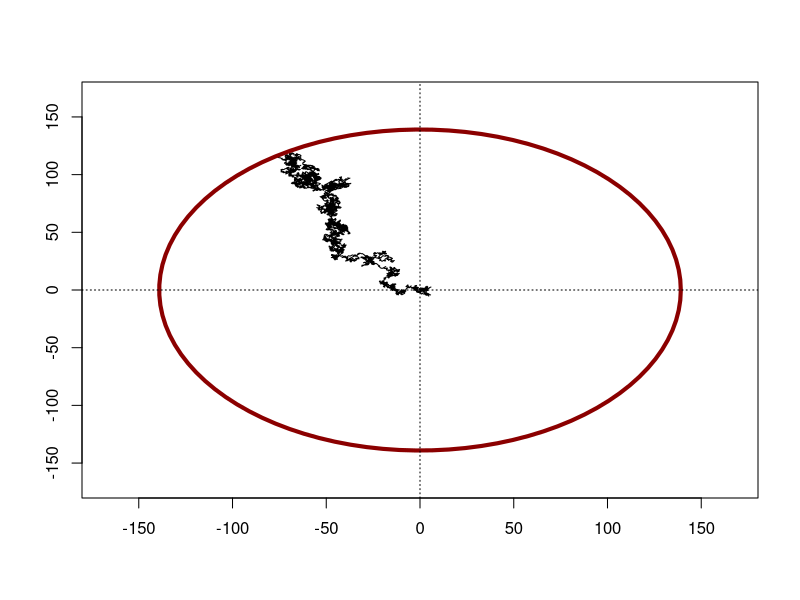

The R source for this figure:
###########################
### Photons leaving Star ##
### The "random walk" to the corona
##############################
### Stu Field
### April 12th 2011
#############################################
# Function for drawing a circle of radius r
circle <- function(rad, add=TRUE, ...) {
   circ <- seq(0, 2*pi, l=100)
   if ( add ) {
      lines(rad*cos(circ), rad*sin(circ), ...)
   } else {
      plot(rad*cos(circ), rad*sin(circ), type="l", ylab="", xlab="", ...)
   }
}

###########################################
x <- 0; vecx <- 0
y <- 0; vecy <- 0
z <- 0; vecz <- 0
D <- 1391000       # diameter of sun (km)
r <- D/2           # radius of sun (km)
f <- 5000          # scale factor
r <- r/f           # scaled radius of sun
dist <- 0          # initial distance from core (0,0,0)
count <- 0         # counter for steps

### Run simulation ###
set.seed(101)
while (dist <= r) {
  x <- x + runif(1, -1, 1)
  y <- y + runif(1, -1, 1)
  z <- z + runif(1, -1, 1)
  dist  <- sqrt((x-0)^2 + (y-0)^2 + (z-0)^2)
  vecx  <- c(vecx, x)
  vecy  <- c(vecy, y)
  vecz  <- c(vecy, z)
  count <- count + 1
  if ( count%%1000==0 )
     cat("steps =", count, "\n")
}

### Plot simulation ###
plot(vecx, vecy, type="l", ylim=c(r*-1.2, r*1.2), 
     xlim=c(r*-1.2, r*1.2), xlab="", ylab="")
circle(rad=r, lwd=4, col="darkred")
abline(h=0, lty=3)
abline(v=0, lty=3)
count
dist
r

